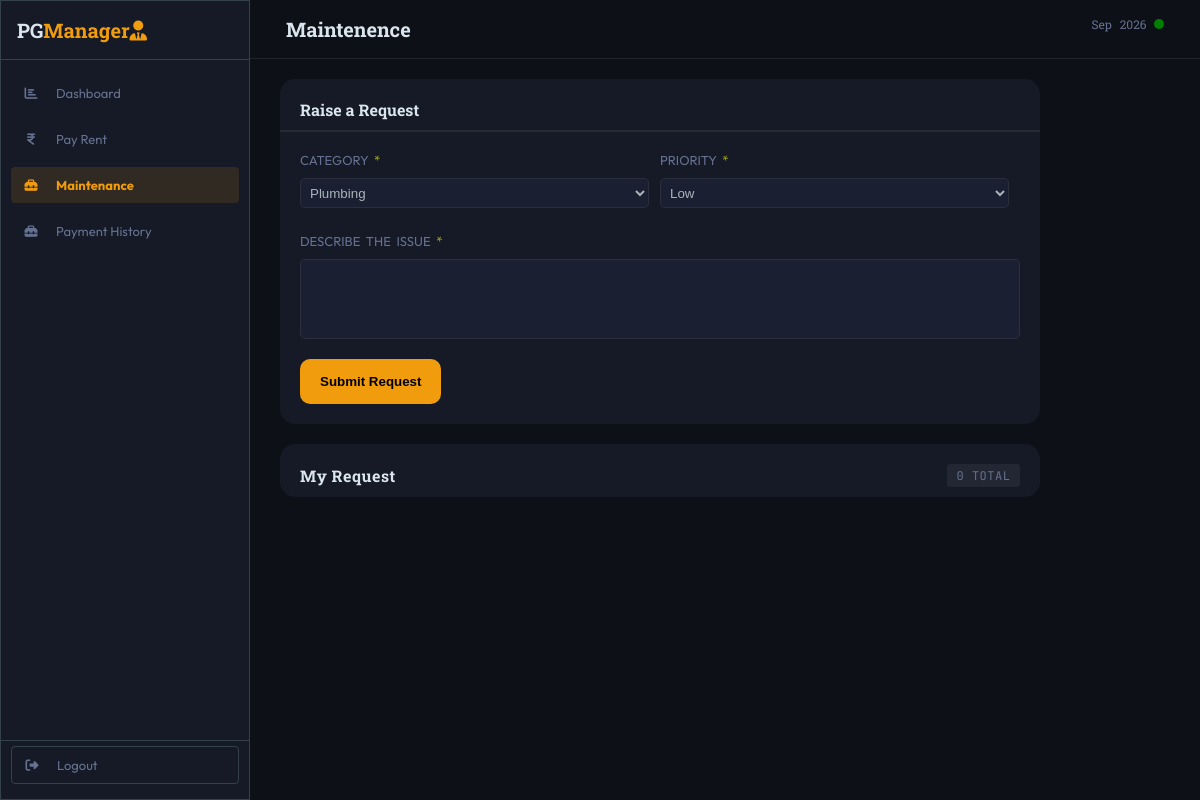
Page /tenant-maintenance/ (signed in) on the earlier database version.
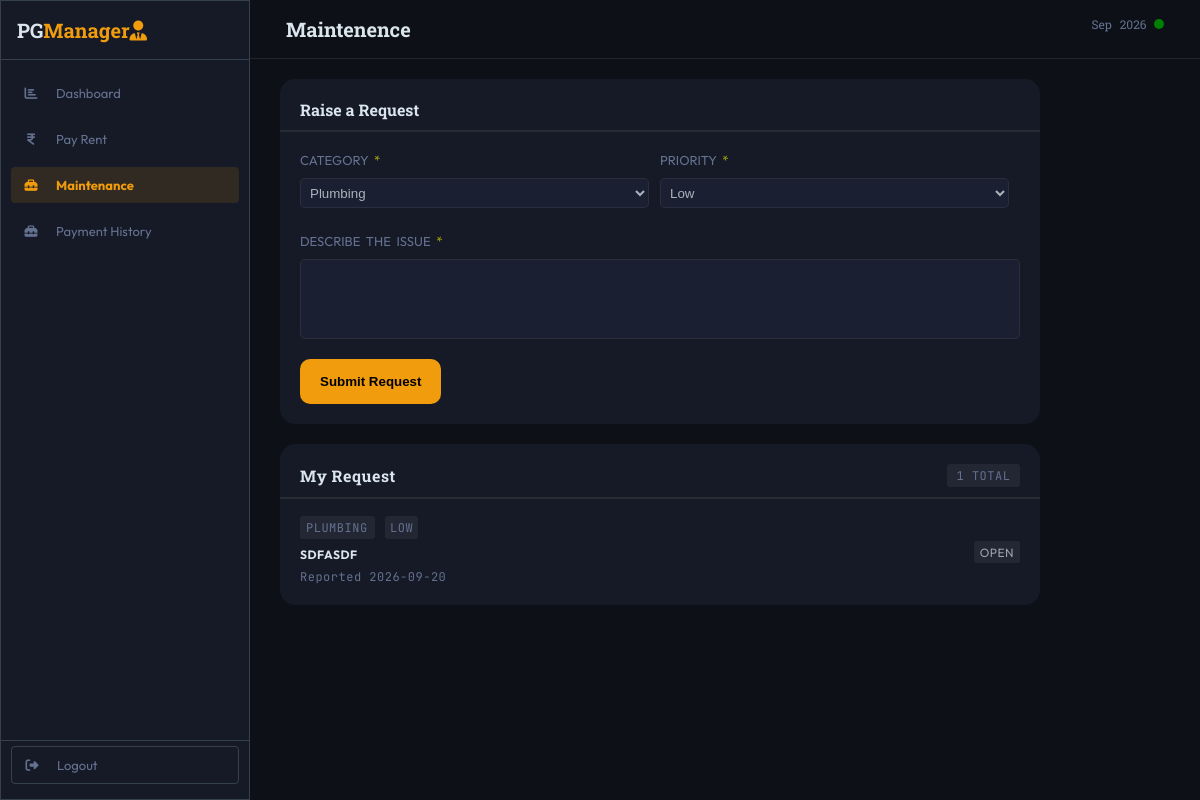
Same page on the later database version.
### dashboard/models.py (models this page shows, shortened)
class Maintenance(models.Model):
    CATEGORY_CHOICES = (
        ('plumbing', 'Plumbing'),
        ('wifi', 'Wifi'),
        ('electrical', 'Electrical'),
        ('furniture', 'Furniture'),
        ('other', 'Other')
    )
    PRIORITY_CHOICES = (
        ('low','Low'),
        ('medium','Medium'),
        ('high','High')
    )
    COMPLAINT_STATUS_CHOICES = (
        ('open','Open'),
        ('inprogress','Inprogress'),
        ('resolved','Resolved')
    )
    tenant = models.ForeignKey(Tenant, on_delete=models.CASCADE)
    category = models.CharField(null=False, blank=False, default='plumbing', choices=CATEGORY_CHOICES)
    priority = models.CharField(null=False, blank=False, default='low',choices=PRIORITY_CHOICES)
    issue = models.TextField(null=False, blank=False)
    complaint_status = models.CharField(null=False, blank=False, default='open', choices=COMPLAINT_STATUS_CHOICES)
    date = models.DateField(default=timezone.localdate)
    status_update_time = models.DateTimeField(default=timezone.now)

### dashboard/views.py (the view)
# urls.py: path("tenant-maintenance/", views.tenant_maintenance, name="tenant-maintenance"),
def tenant_maintenance(request):
    tenant = Tenant.objects.get(user=request.user)
    if request.method == "POST":
        maintenance_form = MaintenanceForm(request.POST)
        if maintenance_form.is_valid():
            maintenance = maintenance_form.save(commit=False)
            maintenance.tenant = tenant
            maintenance.save()
            return HttpResponseRedirect(reverse("tenant-maintenance"))
    else:
        maintenance_form = MaintenanceForm()
    maintenance = Maintenance.objects.filter(tenant=tenant).order_by("-status_update_time")
    return render(request, "dashboard/tenant-maintenance.html", {
        "maintenance_form" : maintenance_form,
        "maintenance" : maintenance
    })

### dashboard/forms.py
class MaintenanceForm(forms.ModelForm):
    class Meta:
        model = Maintenance
        fields = ["category", "priority", "issue"]
        labels = {
            "issue": "describe the issue",
        }
        widgets = {
            "issue": forms.Textarea(attrs={'style': 'height:8rem; resize:none;'}),
        }
        error_messages = {
            "issue": {
                "required": "Provide the issue decription in detail"
            }
        }

### dashboard/templates/dashboard/tenant-maintenance.html (shortened to what this page needs)
{% extends "tenant-base.html" %}
{% load static %}
{% block css_file %}
    <link rel="stylesheet", href="{% static "dashboard/tenant-maintenance.css" %}">
{% endblock css_file %}
{% block content %}
    <main>
        <header class="page-header">
            <div class="header-title header-box">
                <h2>Maintenence</h2>
            </div>
            <div class="header-date header-box">
                <span>{% now "M Y" %}</span>
                <span class="status-dot"></span>
            </div>
        </header>
        <form action="{% url "tenant-maintenance" %}" method="POST" novalidate>
            <section class="form-control bg-lightblack text-gray">
                <h1>Raise a Request</h1>
                <hr>
                <div class="flex-wrapper">
                    {% for form_field in maintenance_form %}
                        {% include "dashboard/includes/form-field.html" %}
                    {% endfor %}
                </div>
                <button type="submit">Submit Request</button>
            </section>
        </form>
        <section class="my-complaint-detail bg-lightblack text-gray">
            <div class="my-complaint">
                <h1 class="my-complaint-title">My Request</h1>
                <div class="my-complaint-count">{{ maintenance.count }} TOTAL</div>
            </div>
            <hr>
            {% for complaint_data in maintenance %}
                <div class="flex-complaiant-content">
                    <div class="my-complaint-content">
                        <span class="my-complaint-content-category">
                            {{ complaint_data.category | upper }}
                        </span>
                        <span class="my-complaint-content-priority priority-{{ complaint_data.priority}} ">
                            {{ complaint_data.priority | upper}}
                        </span>
                        <div class="my-complaint-content-issue">
                            {{ complaint_data.issue | upper }}
                        </div>
                        <div class="my-complaint-content-date">
                            Reported {{ complaint_data.date | upper }}
                        </div>
                    </div>
                    <div class="my-complaint-status status-{{ complaint_data.complaint_status }}">
                        {{ complaint_data.complaint_status | upper }}
                    </div>
                </div>
            {% endfor %}
        </section>
    </main>
{% endblock content %}

Differences in the rows shown:
added Maintenance: category "PLUMBING", priority "LOW", issue "SDFASDF", date "2026-09-20", complaint_status "OPEN"
Other differences:
{{ maintenance.count }}: "0" → "1"
